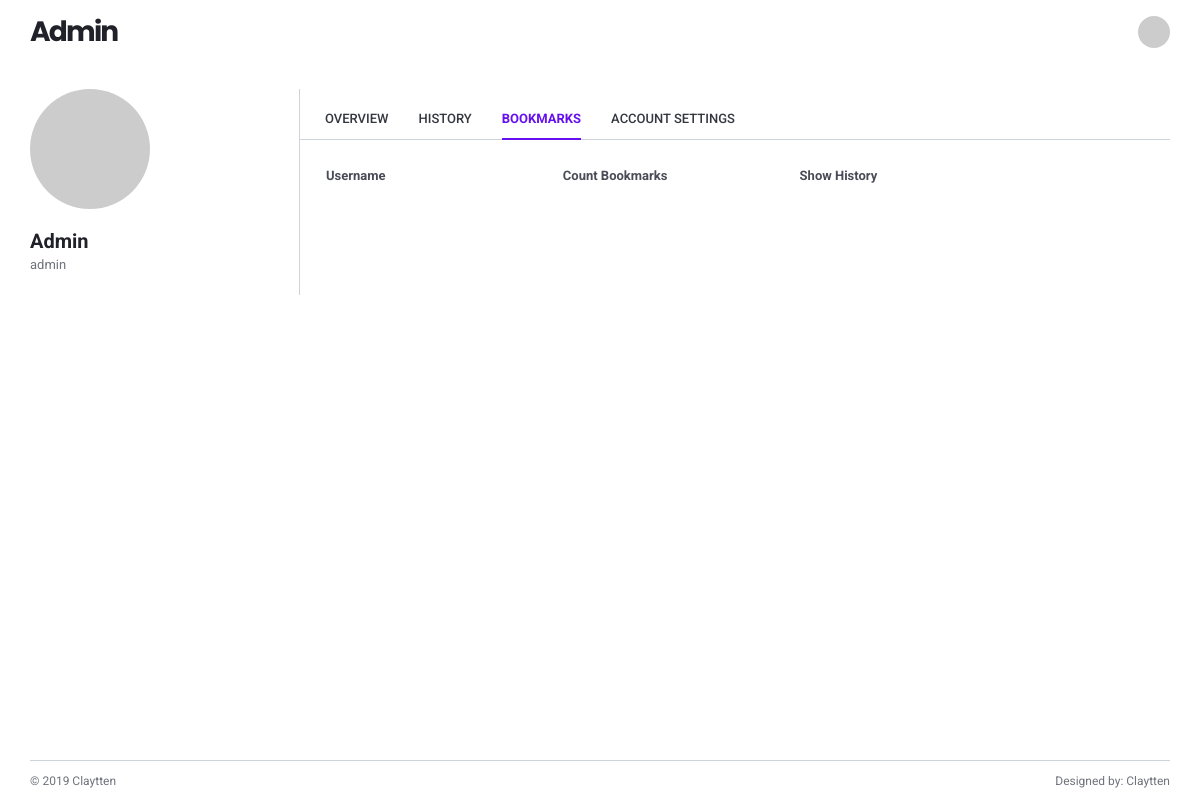
Page /pages/admin/bookmarks.php (signed in) on the earlier database version.
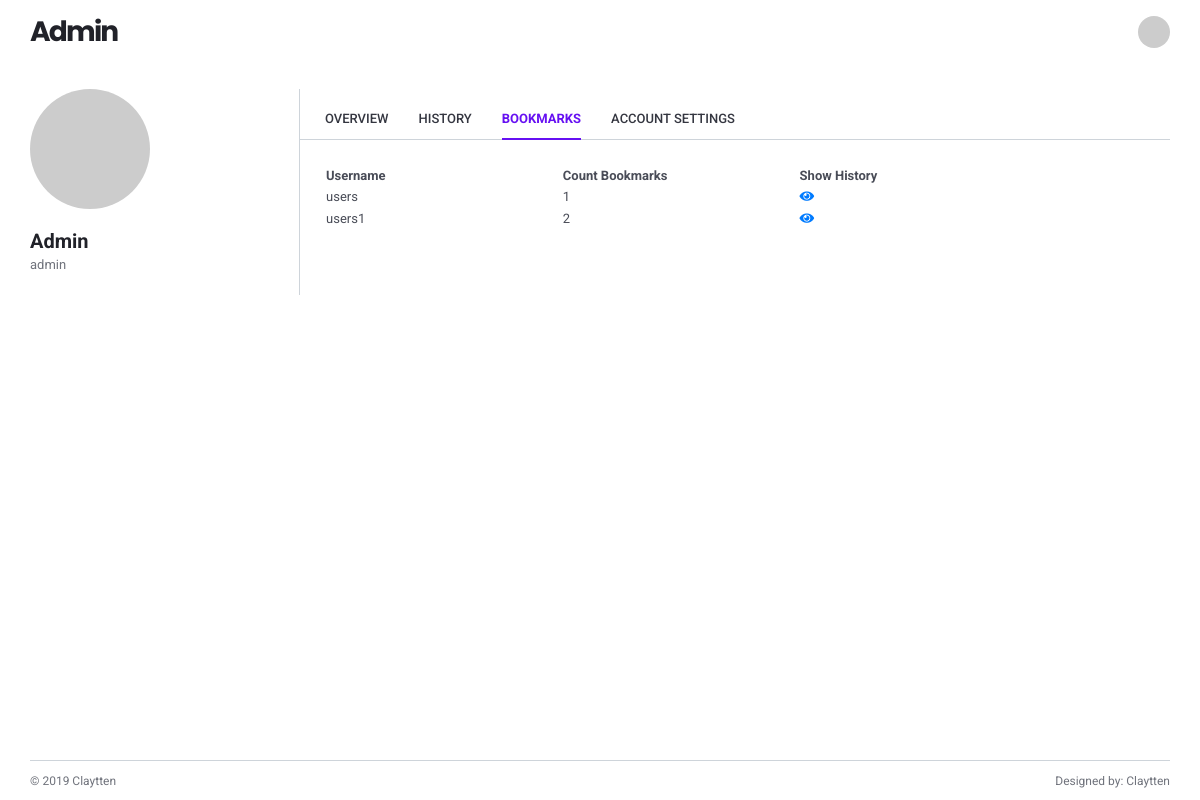
Same page on the later database version.
### tables this page shows
CREATE TABLE `users` (
  `id` int(11) NOT NULL AUTO_INCREMENT,
  `name` varchar(255) NOT NULL,
  `username` varchar(255) NOT NULL,
  `password` varchar(255) NOT NULL,
  `roles` varchar(255) NOT NULL,
  `status` int(11) NOT NULL,
  PRIMARY KEY (`id`)
);

### pages/admin/bookmarks.php (the view, shortened to what this page needs)
<?php
include "../../action/koneksi.php";
$id_user = $_SESSION['id_user'];
$query = "SELECT * from users WHERE id='$id_user';";
$result = mysqli_query($connect, $query) or die(mysqli_error($connect));
while ($row = mysqli_fetch_array($result))
{
  $name = $row['name'];
  $roles = $row['roles'];
}
?>
<!DOCTYPE html>
<html lang="en">
  <head>
    <link href="../../lib/fontawesome-free/css/all.min.css" rel="stylesheet">
    <link href="../../lib/ionicons/css/ionicons.min.css" rel="stylesheet">
    <link href="../../lib/typicons.font/typicons.css" rel="stylesheet">
    <link href="../../lib/datatables.net-dt/css/jquery.dataTables.min.css" rel="stylesheet">
    <link href="../../lib/datatables.net-responsive-dt/css/responsive.dataTables.min.css" rel="stylesheet">
    <link href="../../lib/select2/css/select2.min.css" rel="stylesheet">
    <link rel="stylesheet" href="../../assets/css/user.css">
  </head>
  <body class="az-body">
    <?php include"../../layouts/admin/header.php"; ?>
    <div class="az-content az-content-profile">
      <div class="container mn-ht-100p">
        <div class="az-content-left az-content-left-profile">
          <div class="az-profile-overview">
            <div class="az-img-user">
              <img src="https://via.placeholder.com/500x500" alt="">
            </div>
            <div class="d-flex justify-content-between mg-b-20">
              <div>
                <h5 class="az-profile-name"><?php echo $name?></h5>
                <p class="az-profile-name-text"><?php echo $roles?></p>
              </div>
            </div>
          </div>
        </div>
        <div class="az-content-body az-content-body-profile">
          <nav class="nav az-nav-line">
            <a href="./index.php" class="nav-link " >Overview</a>
            <a href="./history.php" class="nav-link " >History</a>
            <a href="./bookmarks.php" class="nav-link active" >Bookmarks</a>
            <a href="./account_settings.php" class="nav-link" >Account Settings</a>
          </nav>
          <div class="az-profile-body">
            <table id="datatable1" class="display responsive nowrap">
              <thead>
                <tr>
                  <th class="wd-15p">Username</th>
                  <th class="wd-15p">Count Bookmarks</th>
                  <th class="wd-15p">Show History</th>
                </tr>
              </thead>
              <tbody>
              <?php
              $query = "SELECT users.username,users.id,count(DISTINCT bookmarks.id) AS bookmarks FROM users INNER JOIN history ON users.id = history.id_user INNER JOIN bookmarks ON bookmarks.star = history.id GROUP BY users.id;";
              $result = mysqli_query($connect, $query);
              while ($row = mysqli_fetch_array($result)) {
              ?>
                <tr>
                  <td><?php echo $row['username']?></td>
                  <td><?php echo $row['bookmarks']?></td>
                  <td><a href="./detail_bookmark.php?id=<?php echo $row['id']?>"><i class="fa fa-eye"></i></a></td>
                </tr>
              <?php
              }
              ?>
              </tbody>
            </table>
            <div class="row mg-b-20">
              <div class="col-md-7 col-xl-8">
              </div>
            </div>
          </div>
        </div>
      </div>
    </div>
    <?php include"../../layouts/admin/footer.php"?>
  </body>
</html>

Differences in the rows shown:
now on this page (row edited): users: username "users", bookmarks "1"
added users: username "users1", bookmarks "2"
